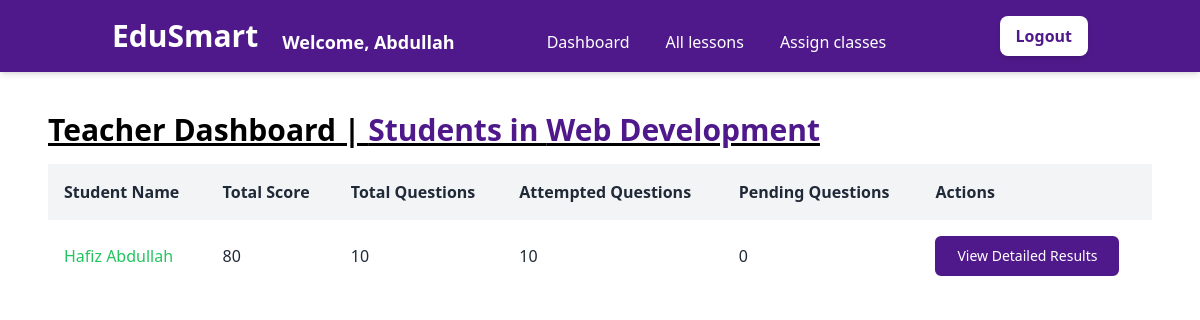
/teacher/students_results/1/ (signed in), run on an earlier commit of the app's database.
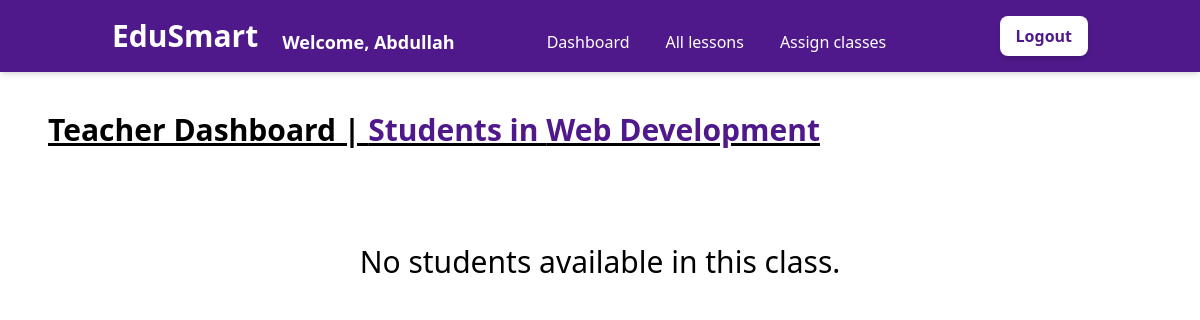
And on a later commit of the database.
### user_accounts/models.py (models this page shows, shortened)
class CustomUser(AbstractUser):
    username                 = None
    name                     = models.CharField(max_length=255)
    email                    = models.EmailField(max_length=255, unique=True)
    ROLE_CHOICES = [
        ('admin', 'Admin'),
        ('teacher', 'Teacher'),
        ('student', 'Student')
    ]
    role                     = models.CharField(max_length=10, choices=ROLE_CHOICES)
    class_id                 = models.ForeignKey(
        'teacher.Class',
        null=True,
        blank=True,
        on_delete=models.SET_NULL
    )
    USERNAME_FIELD = 'email'
    REQUIRED_FIELDS = ['name']
    objects = MyAccountManager()

### education_system/decorators.py (the view)
        @user_passes_test(lambda u: u.is_authenticated and u.role == role, login_url='/login/')
        def _wrapped_view(request, *args, **kwargs):
            if request.user.is_authenticated and request.user.role == role:
                return view_func(request, *args, **kwargs)
            else:
                return redirect('login')

### teacher/templates/teacher/students_results.html (shortened to what this page needs)
{% extends "base.html" %}
{% block content %}
<main>
    <div class="p-12 pt-28">
        <h1 class="text-3xl underline font-semibold mb-4">Teacher Dashboard | <span class="text-[#4F198B]">Students in {{ class.name }}</span></h1>
        <div class="font-sans overflow-x-auto">
            {% if student_summary %}
            <table class="min-w-full bg-white">
                <thead class="bg-gray-100 whitespace-nowrap">
                    <tr>
                        <th class="p-4 text-left text-base font-semibold text-gray-800">Student Name</th>
                        <th class="p-4 text-left text-base font-semibold text-gray-800">Total Score</th>
                        <th class="p-4 text-left text-base font-semibold text-gray-800">Total Questions</th>
                        <th class="p-4 text-left text-base font-semibold text-gray-800">Attempted Questions</th>
                        <th class="p-4 text-left text-base font-semibold text-gray-800">Pending Questions</th>
                        <th class="p-4 text-left text-base font-semibold text-gray-800">Actions</th>
                    </tr>
                </thead>
                <tbody class="whitespace-nowrap">
                    {% for student_data in student_summary %}
                    <tr class="hover:bg-gray-50">
                        <td class="p-4 text-[16px] text-green-500">{{ student_data.student.name }}</td>
                        <td class="p-4 text-[16px] text-gray-800">{{ student_data.total_score }}</td>
                        <td class="p-4 text-[16px] text-gray-800">{{ student_data.total_questions }}</td>
                        <td class="p-4 text-[16px] text-gray-800">{{ student_data.attempted_count }}</td>
                        <td class="p-4 text-[16px] text-gray-800">{{ student_data.pending_count }}</td>
                        <td class="p-4 text-[16px] text-gray-800">
                            <a href="{% url 'student_detailed_results' student_id=student_data.student.id %}">
                                <button class='px-5 py-2 text-sm rounded-md text-white border-2 border-[#4F198B] bg-[#4F198B] hover:bg-[#5F16a1]'>
                                    View Detailed Results
                                </button>
                            </a>
                        </td>
                    </tr>
                    {% endfor %}
                </tbody>
            </table>
            {% else %}
            <h1 class="text-semibold text-center mt-20 animate-bounce text-3xl">No students available in this class.</h1>
            {% endif %}
        </div>
    </div>
</main>
{% endblock %}

What changed in the data, as far as the page shows it:
removed CustomUser: student.name "Hafiz Abdullah", total_score "80", total_questions "10", attempted_count "10", pending_count "0"
Also different on the page:
text no longer shown: "Student Name Total Score Total Questions Attempted Questions Pending Questions Actions"
text now shown: "No students available in this class."
